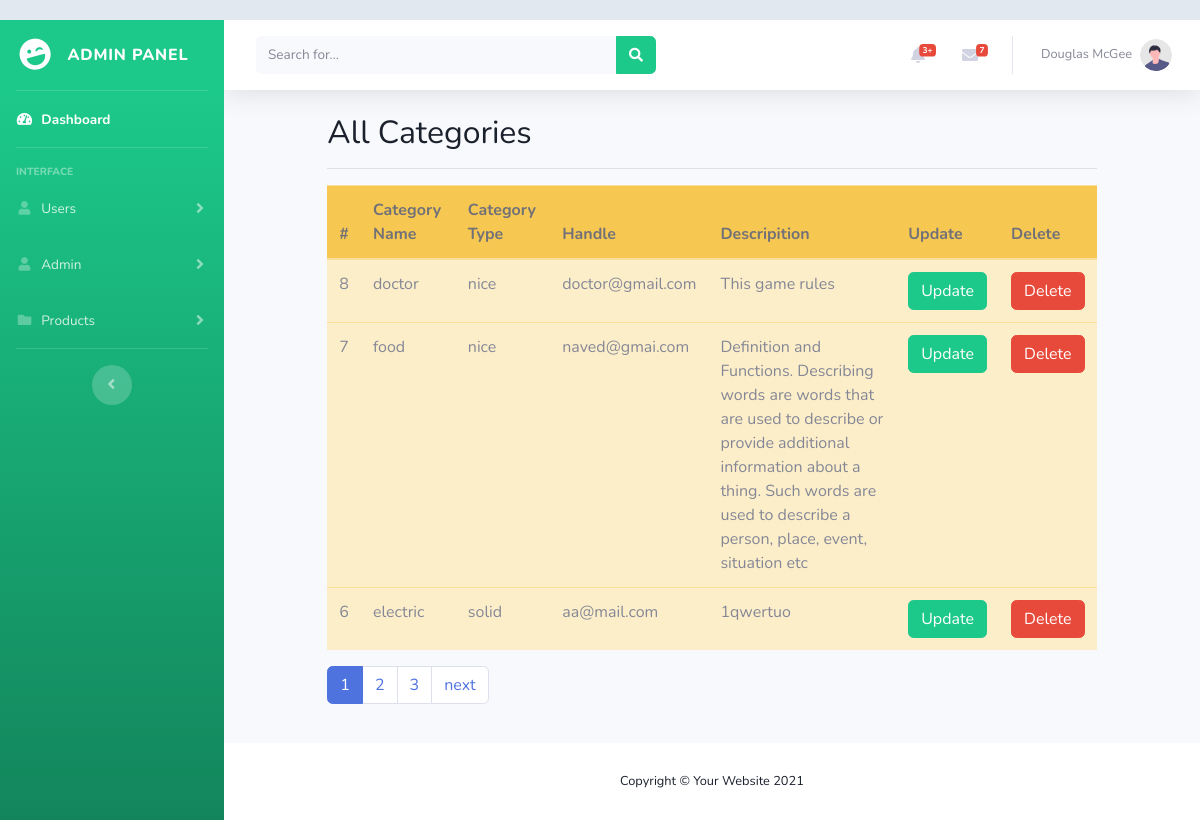
The app's page /viewcat.php with its own data.
### tables this page shows
CREATE TABLE `user1` (
  `id` int(11) NOT NULL,
  `cname` varchar(222) NOT NULL,
  `ctype` varchar(332) NOT NULL,
  `email` varchar(777) NOT NULL,
  `descripition` text NOT NULL,
  `status` tinyint(1) NOT NULL DEFAULT 1
);

### viewcat.php (the view, shortened to what this page needs)
<?php
include('admin/includes/header.php');
include('admin/includes/sidebar.php');
include('admin/includes/topbar.php');
include('config.php');
$limit = 3;
if(isset($_GET['page'])){
  $getpgno = $_GET['page'];
}else{
  $getpgno = 1;
}
$offset = ($getpgno - 1) * $limit;
$fetch = "SELECT * FROM `user1` where status = '1' order by id desc limit {$offset}, {$limit}";
$query = mysqli_query($connection, $fetch);
?>
    <div class="container">
        <div class="row justify-content-center">
            <div class="col-xl-10 col-lg-12 col-md-9">
                <h2>All Categories </h2>
                <hr>
            <table class="table table-warning">
                <thead class="bg-warning p-2 text-dark bg-opacity-10" style="opacity: 85%;">
                    <tr>
                    <th scope="col">#</th>
                    <th scope="col">Category Name</th>
                    <th scope="col">Category Type</th>
                    <th scope="col">Handle</th>
                    <th scope="col">Descripition</th>
                    <th scope="col">Update</th>
                    <th scope="col">Delete</th>
                    </tr>
                </thead>
                <tbody>
                <?php while ($data = mysqli_fetch_assoc($query)) {
                     ?>
                    <tr>
                    <td><?php echo $data ['id']?></td>
                    <td><?php echo $data ['cname']?></td>
                    <td><?php echo $data ['ctype']?></td>
                    <td><?php echo $data ['email']?></td>
                    <td><?php echo $data ['descripition']?></td>
                    <td ><a href="#" class="btn btn-success">Update</a></td>
                    <td ><a href="#" class="btn btn-danger">Delete</a></td>
                </tr>
                <?php
                }
                ?>
                </tbody>
            </table>
<?php
$fetchpage = "SELECT * from user1";
$query = mysqli_query($connection, $fetchpage);
  if(mysqli_num_rows($query) > 0){
    $totalRecords = mysqli_num_rows($query);
    $totalpages = ceil($totalRecords / $limit);
    echo '<ul class="pagination">';
    for($i = 1; $i <= $totalpages; $i++){
      $active = $i == $getpgno? "active" : "";
      echo '<li class="'.$active.' page-item"><a class="page-link" href="viewcat.php?page='.$i.'">'.$i.'</a></li>';
    }
    if($getpgno < $totalpages){
      echo '<li class="page-item"><a class="page-link" href="viewcat.php?page='.($getpgno + 1).'">next</a></li>';
    }
  }
  ?>
            </div>
        </div>
    </div>
</body>
</html>
<?php
include('admin/includes/footer.php');
?>

### css/userprofile.css (style rules this page uses)
body { margin-top:20px; color: #1a202c; text-align: left; background-color: #e2e8f0; }

### records on screen
user1: id "8", cname "doctor", ctype "nice", email "doctor@gmail.com", descripition "This game rules"
user1: id "7", cname "food", ctype "nice", email "naved@gmai.com", descripition "Definition and Functions. Describing words are words that are used to describe or provide additional information about a thing. Such words are used to describe a person, place, event, situation etc"
user1: id "6", cname "electric", ctype "solid", email "aa@mail.com", descripition "1qwertuo"
